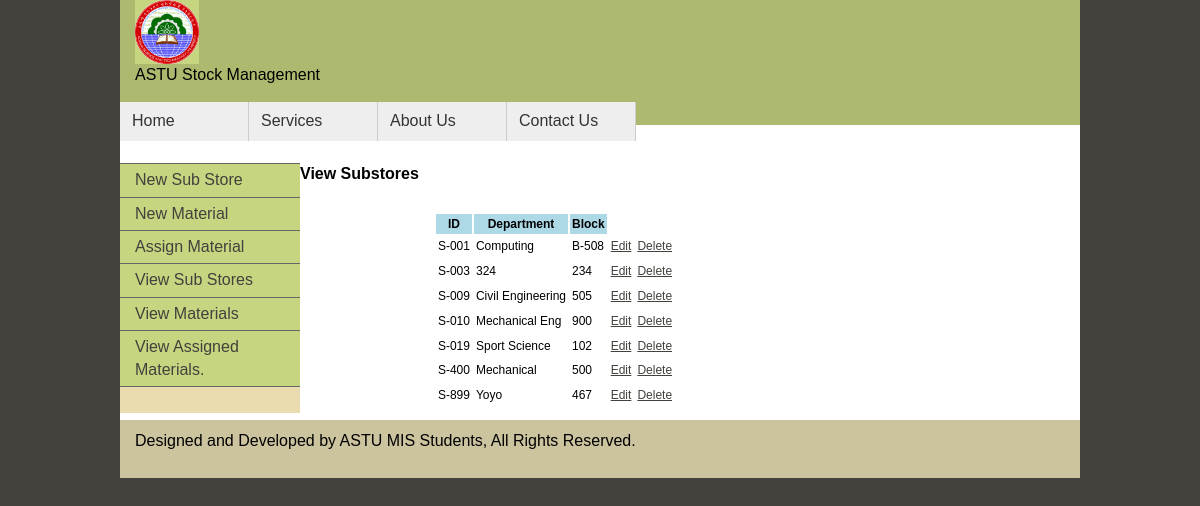
The app's page /viewsubstores.php with its own data.
### tables this page shows
CREATE TABLE `substore` (
  `sub_store_ID` varchar(40) NOT NULL default '',
  `department` varchar(40) default NULL,
  `block` varchar(40) default NULL,
  PRIMARY KEY  (`sub_store_ID`)
);

### viewsubstores.php (the view, shortened to what this page needs)
<!DOCTYPE html PUBLIC "-//W3C//DTD XHTML 1.0 Transitional//EN" "http://www.w3.org/TR/xhtml1/DTD/xhtml1-transitional.dtd">
<html xmlns="http://www.w3.org/1999/xhtml">
<head>
<link href="SpryAssets/SpryMenuBarHorizontal.css" rel="stylesheet" type="text/css" />
</head>
<body>
<div class="container">
  <div class="header">
    <p><a href="index.php"><img src="images/ASTU Logo.gif" alt="Insert Logo Here" name="Insert_logo" width="64" height="64" id="Insert_logo" style="background-color: #C6D580; display:block;" /></a>
      ASTU Stock Management
</p>
    <ul id="MenuBar1" class="MenuBarHorizontal">
      <li><a href="index.php">Home</a>      </li>
      <li><a href="services.php">Services</a></li>
      <li><a href="aboutus.php">About Us</a>      </li>
      <li><a href="contactus.php">Contact Us</a></li>
    </ul>
    <p>&nbsp; </p>
    </div>
 <br/>
  <div class="sidebar1">
    <ul class="nav">      <li><a href="newsubstore.php">New Sub Store</a></li>
      <li><a href="newmaterial.php">New  Material</a></li>
      <li><a href="assignmaterial.php">Assign Material</a></li>
	  	  <li><a href="viewsubstores.php">View Sub Stores</a></li><li><a href="viewmaterials.php">View Materials</a></li>
<li><a href="viewassignedmats.php">View Assigned Materials.</a></li>
</ul>
  </div>
  <p align="left"><strong>View Substores </strong></p>
  <div class="content">    <form id="form1" name="form1" method="post" action="">
<table style="font-size:12px" border="0" align="center" cellpadding="2"
			cellspacing="2">
			<tr>
				<th bgcolor="lightblue">ID</th>
				<th bgcolor="lightblue">Department</th>
				<th bgcolor="lightblue">Block</th>
			</tr>
<?php
include('connect.php');
$query1=mysqli_query($dbConn, "SELECT * FROM substore");
while($query2=mysqli_fetch_array($query1))
{
echo "<tr><td>".$query2['sub_store_ID']."</td>";
echo "<td>".$query2['department']."</td>";
echo "<td>".$query2['block']."</td>";
echo "<td><a href='editsubstore.php?substoreid=".$query2['sub_store_ID']."&department=".$query2['department']."&block=".$query2['block']."'>Edit</a></td>";
echo "<td><a href='deletesubstore.php?substoreid=".$query2['sub_store_ID']."'>Delete</a></td><tr>";
}
?>
</table>
  </div>
  <div class="footer">
    <p>Designed and Developed by ASTU MIS Students, All Rights Reserved.</p>
  </div>
  </div>
</body>
</html>

### SpryAssets/SpryMenuBarHorizontal.css (style rules this page uses)
ul.MenuBarHorizontal { margin: 0; padding: 0; list-style-type: none; font-size: 12; cursor: default; width: auto; }
ul.MenuBarHorizontal li { margin: 0; padding: 0; list-style-type: none; font-size: 100%; position: relative; text-align: left; cursor: pointer; width: 8em; float: left; border-right: 1px solid #ccc; }
ul.MenuBarHorizontal a { display: block; cursor: pointer; background-color: #EEE; padding: 0.5em 0.75em; color: #333; text-decoration: none; }

### viewsubstores.php (style rules this page uses)
ul, ol, dl { padding: 0; margin: 0; }
h1, h2, h3, h4, h5, h6, p { margin-top: 0; padding-right: 15px; padding-left: 15px; }
a img { border: none; }
a:link { color: #42413C; text-decoration: underline; }
.container { width: 960px; background-color: #FFFFFF; margin: 0 auto; }
.header { background-color: #ADB96E; border-width: 4px; }
.sidebar1 { float: left; width: 180px; background-color: #EADCAE; padding-bottom: 10px; }
.content { padding: 10px 0; width: 510px; float: left; }
ul.nav { list-style: none; border-top: 1px solid #666; margin-bottom: 15px; }
ul.nav li { border-bottom: 1px solid #666; }
ul.nav a, ul.nav a:visited { padding: 5px 5px 5px 15px; display: block; width: 160px; text-decoration: none; background-color: #C6D580; }
.footer { padding: 10px 0; background-color: #CCC49F; position: relative; clear: both; / }

### records on screen
substore: sub_store_ID "S-001", department "Computing", block "B-508"
substore: sub_store_ID "S-003", department "324", block "234"
substore: sub_store_ID "S-009", department "Civil Engineering", block "505"
substore: sub_store_ID "S-010", department "Mechanical Eng", block "900"
substore: sub_store_ID "S-019", department "Sport Science", block "102"
substore: sub_store_ID "S-400", department "Mechanical", block "500"
substore: sub_store_ID "S-899", department "Yoyo", block "467"
